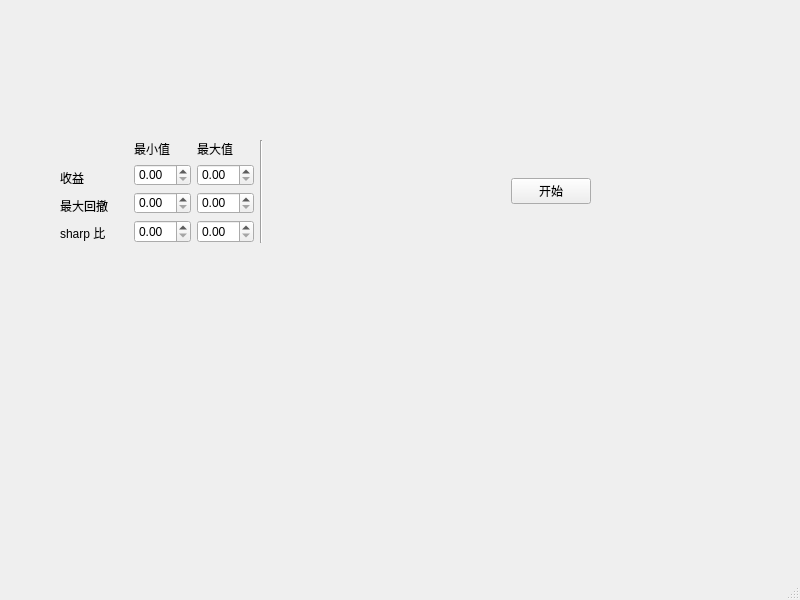
<?xml version="1.0" encoding="UTF-8"?>
<ui version="4.0">
 <class>LayoutDemo</class>
 <widget class="QMainWindow" name="LayoutDemo">
  <property name="geometry">
   <rect>
    <x>0</x>
    <y>0</y>
    <width>800</width>
    <height>600</height>
   </rect>
  </property>
  <property name="windowTitle">
   <string>MainWindow</string>
  </property>
  <widget class="QWidget" name="centralwidget">
   <widget class="QWidget" name="layoutWidget">
    <property name="geometry">
     <rect>
      <x>60</x>
      <y>140</y>
      <width>531</width>
      <height>103</height>
     </rect>
    </property>
    <layout class="QHBoxLayout" name="horizontalLayout">
     <item>
      <layout class="QVBoxLayout" name="verticalLayout">
       <item>
        <widget class="QLabel" name="label_6">
         <property name="text">
          <string/>
         </property>
        </widget>
       </item>
       <item>
        <widget class="QLabel" name="label_3">
         <property name="text">
          <string>收益</string>
         </property>
        </widget>
       </item>
       <item>
        <widget class="QLabel" name="label_4">
         <property name="text">
          <string>最大回撤</string>
         </property>
        </widget>
       </item>
       <item>
        <widget class="QLabel" name="label_5">
         <property name="text">
          <string>sharp 比</string>
         </property>
        </widget>
       </item>
      </layout>
     </item>
     <item>
      <spacer name="verticalSpacer">
       <property name="orientation">
        <enum>Qt::Vertical</enum>
       </property>
       <property name="sizeHint" stdset="0">
        <size>
         <width>20</width>
         <height>40</height>
        </size>
       </property>
      </spacer>
     </item>
     <item>
      <layout class="QGridLayout" name="gridLayout">
       <item row="0" column="0">
        <widget class="QLabel" name="label">
         <property name="text">
          <string>最小值</string>
         </property>
        </widget>
       </item>
       <item row="0" column="1">
        <widget class="QLabel" name="label_2">
         <property name="text">
          <string>最大值</string>
         </property>
        </widget>
       </item>
       <item row="1" column="0">
        <widget class="QDoubleSpinBox" name="doubleSpinBox"/>
       </item>
       <item row="1" column="1">
        <widget class="QDoubleSpinBox" name="doubleSpinBox_2"/>
       </item>
       <item row="2" column="0">
        <widget class="QDoubleSpinBox" name="doubleSpinBox_3"/>
       </item>
       <item row="2" column="1">
        <widget class="QDoubleSpinBox" name="doubleSpinBox_4"/>
       </item>
       <item row="3" column="0">
        <widget class="QDoubleSpinBox" name="doubleSpinBox_5"/>
       </item>
       <item row="3" column="1">
        <widget class="QDoubleSpinBox" name="doubleSpinBox_6"/>
       </item>
      </layout>
     </item>
     <item>
      <widget class="Line" name="line">
       <property name="orientation">
        <enum>Qt::Vertical</enum>
       </property>
      </widget>
     </item>
     <item>
      <spacer name="horizontalSpacer">
       <property name="orientation">
        <enum>Qt::Horizontal</enum>
       </property>
       <property name="sizeType">
        <enum>QSizePolicy::Preferred</enum>
       </property>
       <property name="sizeHint" stdset="0">
        <size>
         <width>400</width>
         <height>20</height>
        </size>
       </property>
      </spacer>
     </item>
     <item>
      <widget class="QPushButton" name="pushButton">
       <property name="text">
        <string>开始</string>
       </property>
      </widget>
     </item>
    </layout>
   </widget>
  </widget>
  <widget class="QMenuBar" name="menubar">
   <property name="geometry">
    <rect>
     <x>0</x>
     <y>0</y>
     <width>800</width>
     <height>26</height>
    </rect>
   </property>
  </widget>
  <widget class="QStatusBar" name="statusbar"/>
 </widget>
 <resources/>
 <connections/>
</ui>
